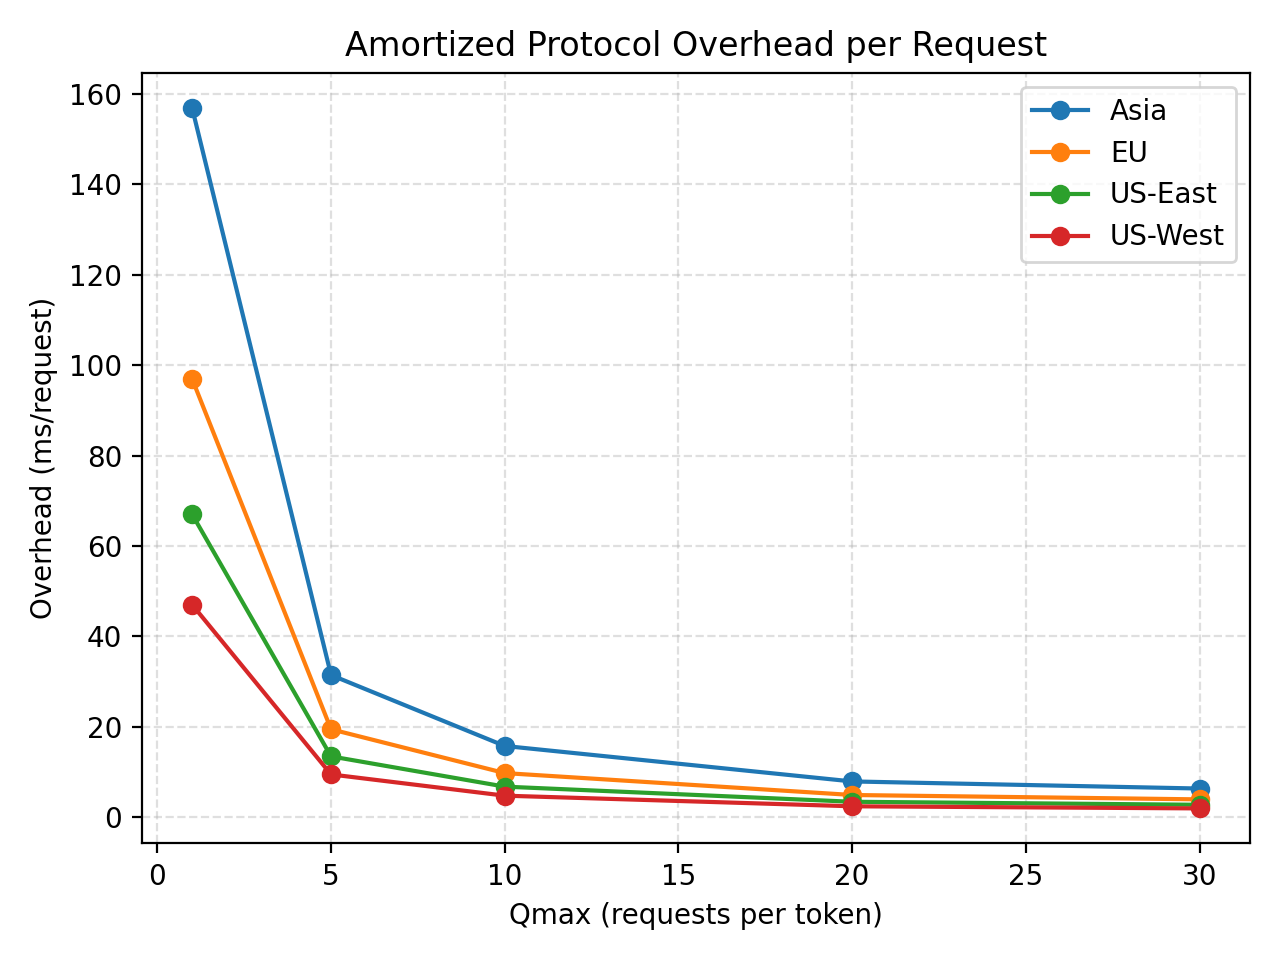

Write Python code to recreate this figure.
import csv
from math import ceil
from pathlib import Path


def compute_overhead(qmax_values, rtts, tcrypto_ms, m_requests):
    rows = []
    for qmax in qmax_values:
        for region, rtt in rtts.items():
            cproto = (rtt + tcrypto_ms) * ceil(m_requests / qmax)
            amortized = cproto / m_requests
            rows.append(
                {
                    "qmax": qmax,
                    "region": region,
                    "rtt_ms": rtt,
                    "tcrypto_ms": tcrypto_ms,
                    "m_requests": m_requests,
                    "amortized_ms_per_request": round(amortized, 4),
                }
            )
    return rows


def write_csv(rows, path):
    fieldnames = [
        "qmax",
        "region",
        "rtt_ms",
        "tcrypto_ms",
        "m_requests",
        "amortized_ms_per_request",
    ]
    with path.open("w", newline="") as handle:
        writer = csv.DictWriter(handle, fieldnames=fieldnames)
        writer.writeheader()
        writer.writerows(rows)


def write_plot(rows, path):
    import matplotlib.pyplot as plt

    qmax_values = sorted({row["qmax"] for row in rows})
    regions = sorted({row["region"] for row in rows})

    for region in regions:
        series = [
            row["amortized_ms_per_request"]
            for row in rows
            if row["region"] == region
        ]
        plt.plot(qmax_values, series, marker="o", label=region)

    plt.title("Amortized Protocol Overhead per Request")
    plt.xlabel("Qmax (requests per token)")
    plt.ylabel("Overhead (ms/request)")
    plt.grid(True, linestyle="--", alpha=0.4)
    plt.legend()
    plt.tight_layout()
    plt.savefig(path, dpi=200)
    plt.close()


def main():
    output_dir = Path(__file__).parent

    # Assumptions for a local simulation (ms)
    rtts = {
        "US-West": 40,
        "US-East": 60,
        "EU": 90,
        "Asia": 150,
    }
    tcrypto_ms = 7
    m_requests = 100
    qmax_values = [1, 5, 10, 20, 30]

    rows = compute_overhead(qmax_values, rtts, tcrypto_ms, m_requests)

    csv_path = output_dir / "protocol_overhead.csv"
    plot_path = output_dir / "protocol_overhead.png"

    write_csv(rows, csv_path)
    write_plot(rows, plot_path)

    print(f"Wrote {csv_path}")
    print(f"Wrote {plot_path}")


if __name__ == "__main__":
    main()
